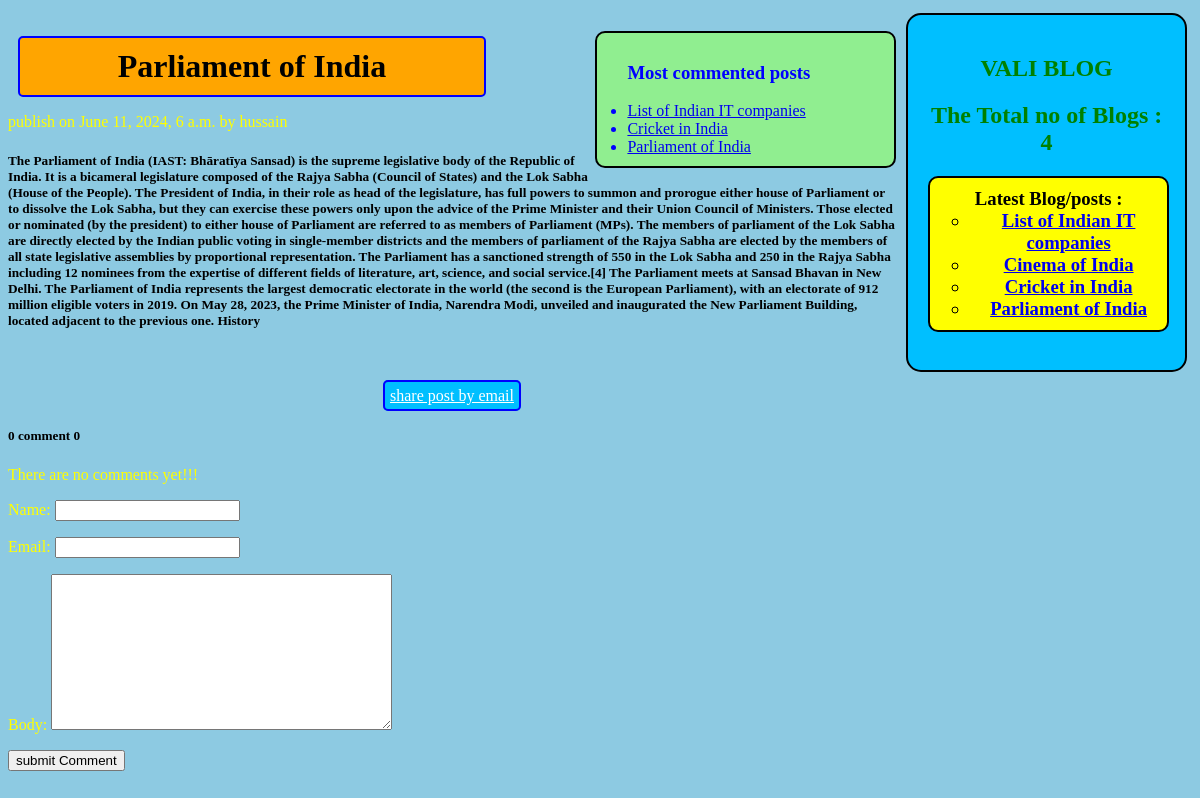
/2024/06/11/parliament-of-india/, run on the app's committed database.
### blogapp/models.py (models this page shows, shortened)
class Post(models.Model):
    STATUS_CHOICES = (("drift", "Drift"), ("published", "Published"))
    title = models.CharField(max_length=50)
    slug = models.SlugField(max_length=50, unique_for_date="publish")
    author = models.ForeignKey(
        User, related_name="blog_posts", on_delete=models.CASCADE
    )
    body = models.TextField()
    publish = models.DateTimeField(default=timezone.now)
    created = models.DateTimeField(auto_now_add=True)
    updated = models.DateTimeField(auto_now_add=True)
    status = models.CharField(max_length=50, choices=STATUS_CHOICES, default="drift")
    objects = customManager()
    tags = TaggableManager()
    class Meta:
        ordering = ("-publish",)
    def get_absolute_url(self):
        return reverse(
            "post_detail",
            args=[
                self.publish.year,
                self.publish.strftime("%m"),
                self.publish.strftime("%d"),
                self.slug,
            ],
        )

### blogapp/views.py (the view)
# urls.py: path('<int:year>/<int:month>/<int:day>/<slug:post>/', views.post_detail, name='post_detail'),
def post_detail(request, year, month, day, post):
    post = get_object_or_404(
        Post, slug=post, publish__year=year, publish__month=month, publish__day=day
    )
    comments = post.comments.filter(active=True)
    csubmit = False
    if request.method == "POST":
        form = CommentForm(request.POST)
        if form.is_valid():
            new_comment = form.save(commit=False)
            new_comment.post = post
            new_comment.save()
            csubmit = True
    else:
        form = CommentForm()
    my_dict_1 = {"post": post, "form": form, "csubmit": csubmit, "comments": comments}
    return render(request, "blogapp/post_detail.html", my_dict_1)

### blogapp/forms.py
class CommentForm(forms.ModelForm):
    class Meta:
        model = Comment
        fields = ("name", "email", "body")

### blogapp/templatetags/blog_tags.py (called while the page is built)
@register.simple_tag(name="my_tag")
def total_posts():
    return Post.objects.count()

@register.inclusion_tag("blogapp/latest_posts.html")
def show_latest_posts():
    latest_posts = Post.objects.order_by("-publish")[:4]
    return {"latest_posts": latest_posts}

@register.simple_tag()
def get_most_commented_posts(count=3):
    return Post.objects.annotate(total_comments=Count("comments")).order_by(
        "-total_comments"
    )[:count]

### templates/blogapp/post_detail.html (shortened to what this page needs)
{% extends "blogapp/base.html" %}
{% block content_block %}
<h1>{{ post.title}}</h1>
<p>publish on {{ post.publish }} by {{ post.author }}</p>
<h5>{{post.body}}</h5>
<br><br>
<div align="center">
	<a href="/{{ post_1.id }}/share" class="button">share post by email </a>
</div>
{% with comments.count as comments_count %}
<h5> {{comments_count}} comment {{ comments_count}} </h5>
{% endwith %}
{% if comments %}
{% for comment in comments %}
<p>comment {{forloop.counter}} by {{comment.name}} on {{ comment.created}}</p>
<div>
	{{ comment.body}}
</div>
{% endfor %}
{% else %}
<p>There are no comments yet!!!</p>
{% endif %}
{% if csubmit %}
<h2>Your comment added successfully</h2>
<h3>Your comment added successfully</h3>
{% else %}
<form method="post">
	{{ form.as_p }}
	<input type="submit" name="" value="submit Comment">
</form>
{% endif %}
{% endblock content_block %}

### templates/blogapp/base.html (shortened to what this page needs)
<!DOCTYPE html>
{% load static %}
{% load blog_tags%}
<html>
<head>
	<link rel="stylesheet" type="text/css" href="{% static 'css/blogapp/blog.css' %}">
</head>
<body>
	<div class="sidebar">
		<ul class="topcorner">
			<h2>VALI BLOG</h2>
			<h2>The Total no of Blogs : {% my_tag %}</h2>
			<h3 class="leftflotblog">Latest Blog/posts : {% show_latest_posts %}</h3>
		</ul>
		<br>
		{% get_most_commented_posts as m_c_p %}
		<ul class="commentedpost">
			<h3>Most commented posts</h3>
			{% for post in m_c_p %}
			<li><a href="{{ post.get_absolute_url }}">{{ post.title }}</a></li>
			{% endfor %}
		</ul>
	</div>
	<div class="content">
		{% block content_block %}
		{% endblock content_block %}
	</div>
</body>
</html>

### templates/blogapp/latest_posts.html
<ul>
	{% for post in latest_posts %}
	<li><a href="{{ post.get_absolute_url }}">{{ post.title }}</a></li>
	{% endfor %}
</ul>

### static/css/blogapp/blog.css (style rules this page uses)
h1 { border: 2px solid blue; border-radius: 5px; padding: 10px; margin: 10px; background: orange; width: 50%; text-align: center; color: black; }
body { background: hsl(197, 59%, 72%); }
.topcorner { float: right; color: green; border: 2px solid black; width: 20%; margin: 5px; padding: 20px; background: deepskyblue; text-align: center; border-radius: 15px; }
.leftflotblog { float: bottom; width: 100%; border: 2px solid black; background: yellow; color: black; border-radius: 10px; text-align: center; padding: 10px 0px; }
.commentedpost { float: right; width: 20%; border: 2px solid black; background: lightgreen; color: blue; padding: 10px 30px; margin: 5px; border-radius: 10px; }
.content { color: black; width: 75%; }
p { color: yellow; }
a.button { border: 2px solid blue; border-radius: 5px; width: 15%; padding: 5px 5px; margin: 5px; background: deepskyblue; color: white; }

### data on the page
Post: title "List of Indian IT companies"
Post: title "Cinema of India"
Post: title "Cricket in India"
Post: title "Parliament of India", publish "June 11, 2024, 6 a.m.", author "hussain", body "The Parliament of India (IAST: Bhāratīya Sansad) is the supreme legislative body of the Republic of India. It is a bicameral legislature composed of the Rajya Sabha (Council of States) and the Lok Sabha (House of the People). The President of India, in their role as head of the legislature, has full powers to summon and prorogue either house of Parliament or to dissolve the Lok Sabha, but they can exercise these powers only upon the advice of the Prime Minister and their Union Council of Ministers. Those elected or nominated (by the president) to either house of Parliament are referred to as members of Parliament (MPs). The members of parliament of the Lok Sabha are directly elected by the…"

### other printed values
{{ comments_count }} "0"
